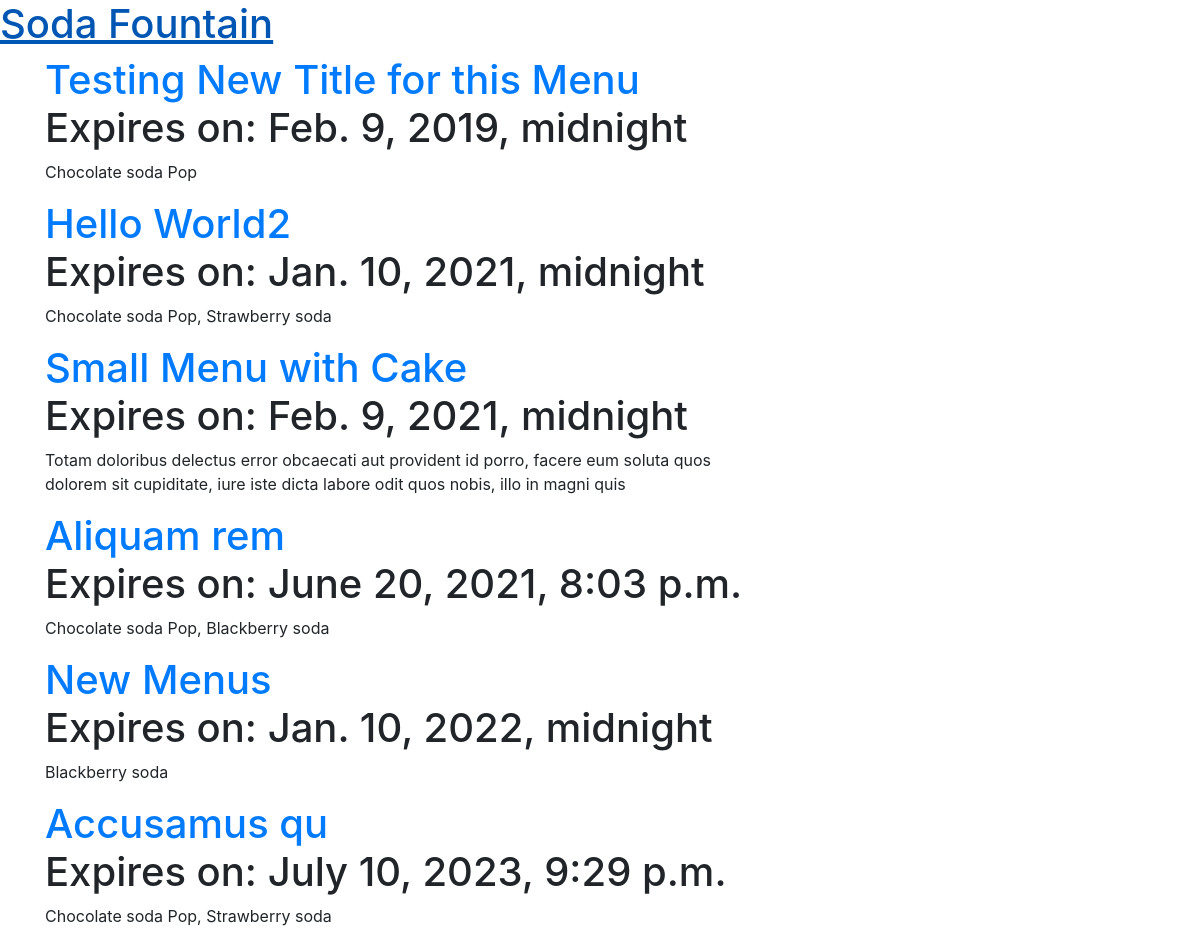
Before: / with the older database file.
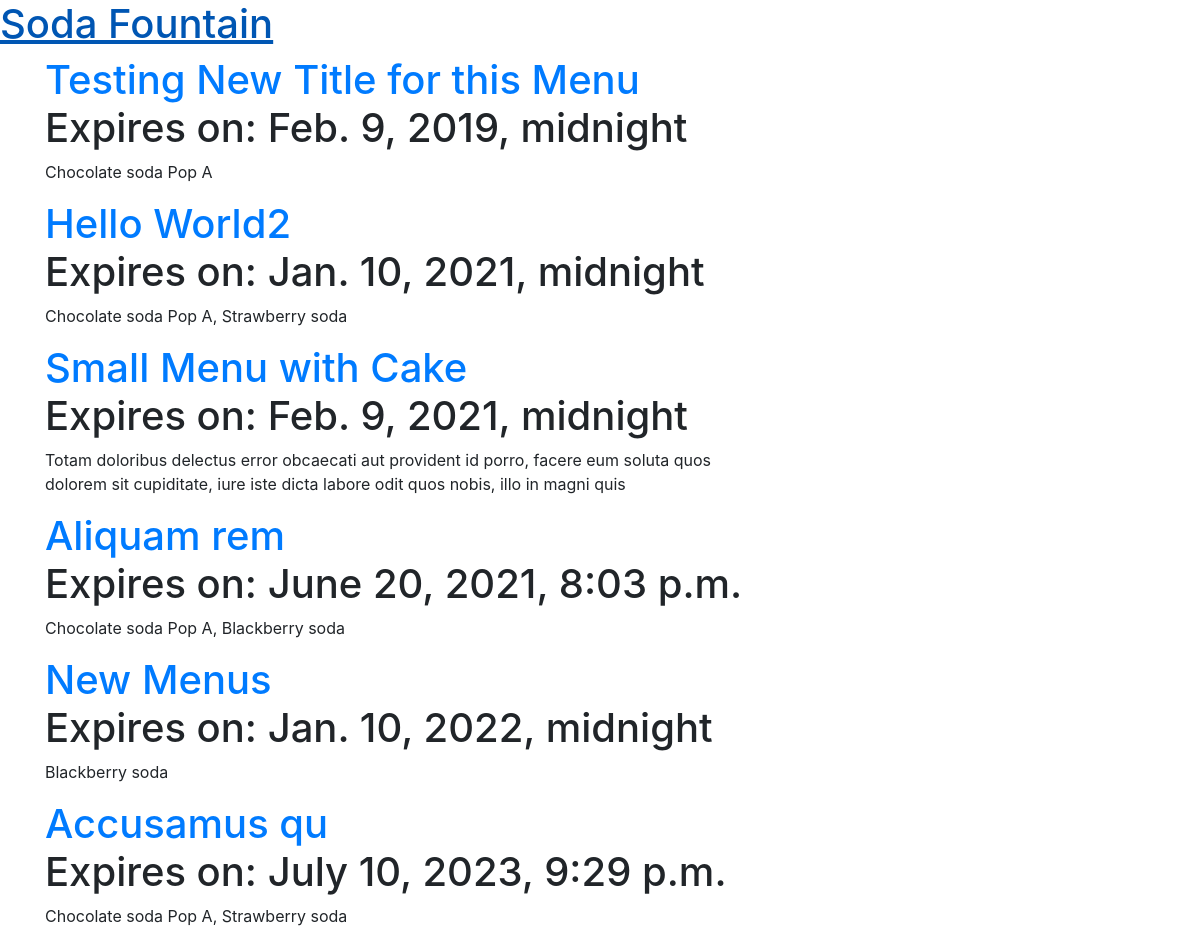
After: the same page with the newer database file.
### menu/models.py (models this page shows, shortened)
class Menu(models.Model):
    season = models.CharField(max_length=200)
    items = models.ManyToManyField('Item', related_name='items')
    created_date = models.DateTimeField(
            default=timezone.now)
    expiration_date = models.DateTimeField(
            blank=True, null=True)

class Item(models.Model):
    name = models.CharField(max_length=200)
    description = models.TextField()
    chef = models.ForeignKey(User, on_delete=models.CASCADE)
    created_date = models.DateTimeField(
            default=timezone.now)
    standard = models.BooleanField(default=False)
    ingredients = models.ManyToManyField('Ingredient',
                                         related_name='ingredients')
    def __str__(self):
        return self.name

### menu/views.py (the view)
# urls.py: path('', views.menu_list, name='menu_list'),
def menu_list(request):
    menus = Menu.objects.all().\
        filter(expiration_date__gte=timezone.now()).\
        order_by('expiration_date').prefetch_related('items')
    return render(request, 'menu/list_all_current_menus.html',
                  {'menus': menus})

### templates/menu/list_all_current_menus.html (shortened to what this page needs)
{% extends "base.html" %}
{% load static %}
{% block content %}
    <div class="row">
        <div class="col-md-8">
            <div class="post">
                {% for menu in menus %}
                    <h1>
                        <a href="{% url 'menu_detail' pk=menu.pk %}">{{ menu.season }}</a>
                        {% if menu.expiration_date %}
                            <div class="date">
                                Expires on: {{ menu.expiration_date }}
                            </div>
                        {% endif %}
                    </h1>
                    <p>{{ menu.items.all|join:", "}}</p>
                {% endfor %}
            </div>
        </div>
    </div>
{% endblock %}

### templates/base.html (shortened to what this page needs)
{% load bootstrap4 %}
<html>
    <head>
        {% bootstrap_css %}
        <link href="//netdna.bootstrapcdn.com/bootstrap/3.0.0/css/bootstrap-glyphicons.css" rel="stylesheet">
    </head>
    <body>
        <div class="page-header">
            <h1><a href="/">Soda Fountain</a></h1>
        </div>
        <div class="content container">
            {% block content %}{% endblock %}
        </div>
    </body>
</html>

Changed rows visible on the page:
changed through a linked row, Menu "Testing New Title for this Menu": items.all "Chocolate soda Pop" → "Chocolate soda Pop A"
changed through a linked row, Menu "Hello World2": items.all "Chocolate soda Pop, Strawberry soda" → "Chocolate soda Pop A, Strawberry soda"
changed through a linked row, Menu "Aliquam rem": items.all "Chocolate soda Pop, Blackberry soda" → "Chocolate soda Pop A, Blackberry soda"
changed through a linked row, Menu "Accusamus qu": items.all "Chocolate soda Pop, Strawberry soda" → "Chocolate soda Pop A, Strawberry soda"
